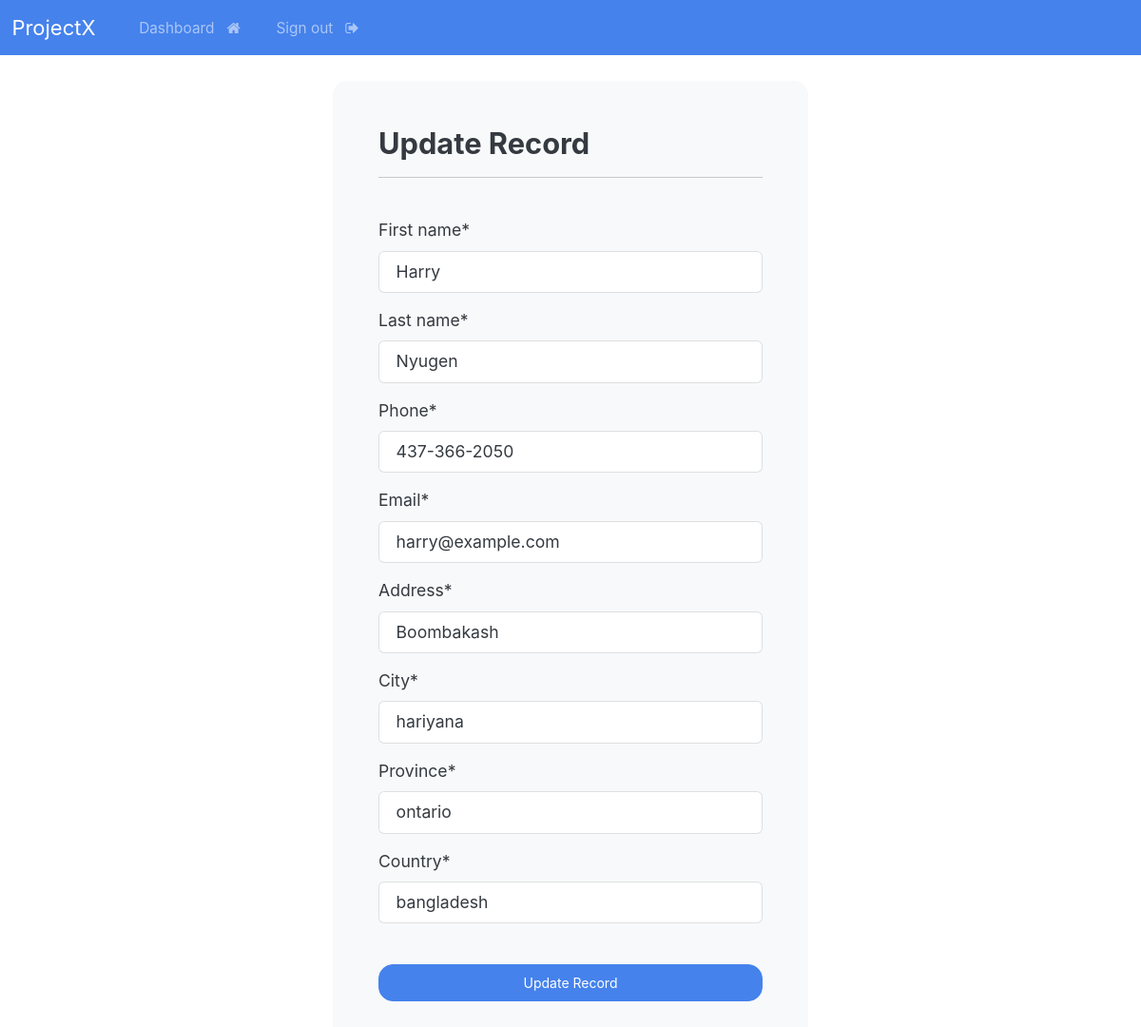
Page /updaterecord/1 (signed in) on the committed database.
### webapp/models.py (models this page shows, shortened)
class Record(models.Model):
    creation_date = models.DateTimeField(auto_now_add=True)
    first_name = models.CharField(max_length =100)
    last_name = models.CharField(max_length=100)
    email = models.CharField(max_length=255)
    phone = models.CharField(max_length=20)
    address = models.CharField(max_length=300)
    city = models.CharField(max_length=255)
    province = models.CharField(max_length=255)
    country = models.CharField(max_length=255)

### webapp/views.py (the view)
# urls.py: path('updaterecord/<int:pk>', views.update_record, name='updaterecord'),
@login_required(login_url='login')
def update_record(request,pk):
    record = Record.objects.get(id=pk)
    form =UpdateRecordForm(instance=record)
    if request.method == "POST":
        form = UpdateRecordForm(request.POST, instance=record)
        if form.is_valid():
            form.save()
            return redirect("dashboard")
    context = {'update_record_form' : form}
    return render(request, 'webapp/update-record.html', context=context)

### webapp/forms.py
class UpdateRecordForm(forms.ModelForm):
    class Meta:
        model = Record
        fields = ['first_name','last_name','phone','email','address','city','province','country']

### webapp/templates/webapp/update-record.html (shortened to what this page needs)
{% extends 'webapp/base.html'%}
{% load crispy_forms_tags%}
   {%block content%}
 <body>
    <div class ="container bg-light shadow-md p-5 form-layout">
        <h3>  Update Record </h3>
        <hr>
        <br>
        <form method="POST" autocomplete="off">
                {{update_record_form|crispy}}
                <br>
                <button type ="submit" class = "btn btn-primary w-100 btn-block p-2"> Update Record</button>
        </form>
        <br>
    </div>
</body>
 {%endblock%}

### static/css/style.css (style rules this page uses)
.form-layout { border-radius: 15px; width:500px; }

### rows in the picture
Record: first_name "Harry", last_name "Nyugen", phone "437-366-2050", email "harry@example.com", address "Boombakash", city "hariyana", province "ontario", country "bangladesh"
